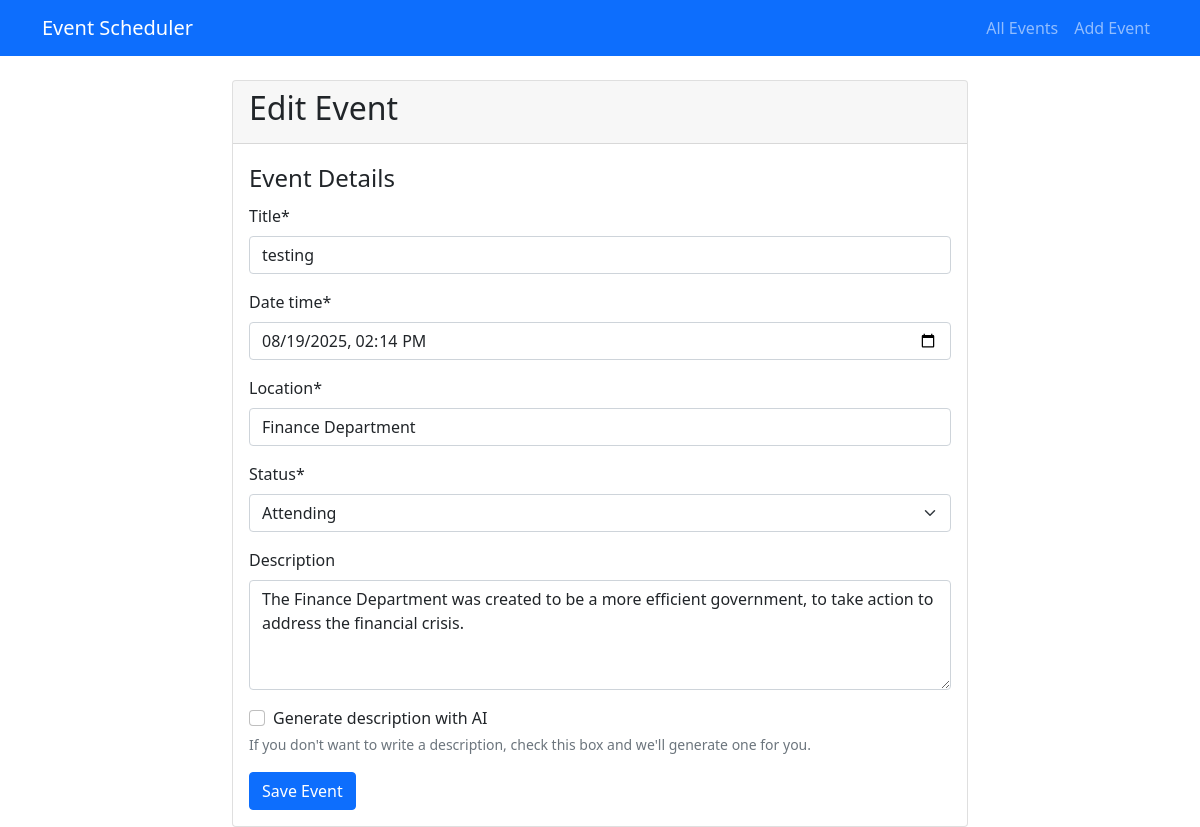
/event/12/edit/, run on the app's committed database.
### events/models.py (models this page shows, shortened)
class Event(models.Model):
    STATUS_CHOICES = [
        ('upcoming', 'Upcoming'),
        ('attending', 'Attending'),
        ('maybe', 'Maybe'),
        ('declined', 'Declined'),
    ]
    title = models.CharField(max_length=200)
    description = models.TextField(blank=True)
    date_time = models.DateTimeField()
    location = models.CharField(max_length=200)
    status = models.CharField(max_length=10, choices=STATUS_CHOICES, default='upcoming')
    created_at = models.DateTimeField(auto_now_add=True)
    updated_at = models.DateTimeField(auto_now=True)
    class Meta:
        ordering = ['date_time']

### events/views.py (the view)
# urls.py: path('event/<int:pk>/edit/', views.event_edit, name='event_edit'),
def event_edit(request, pk):
    event = get_object_or_404(Event, pk=pk)
    if request.method == 'POST':
        form = EventForm(request.POST, instance=event)
        if form.is_valid():
            event = form.save()
            return redirect('event_detail', pk=event.pk)
    else:
        form = EventForm(instance=event)
    return render(request, 'events/event_form.html', {'form': form, 'title': 'Edit Event'})

### events/templates/events/event_form.html (shortened to what this page needs)
{% extends 'base.html' %}
{% load crispy_forms_tags %}
{% load static %}
{% block content %}
<div class="row justify-content-center">
    <div class="col-md-8">
        <div class="card">
            <div class="card-header">
                <h2 class="card-title">{{ title }}</h2>
            </div>
            <div class="card-body">
                {% crispy form %}
            </div>
        </div>
    </div>
</div>
{% endblock %}

### data on the page
Event: title "testing", date_time "08/19/2025 14:14", location "Finance Department", status "Attending", description "The Finance Department was created to be a more efficient government, to take action to address the financial crisis."

### other printed values
{{ title }} "Edit Event"
